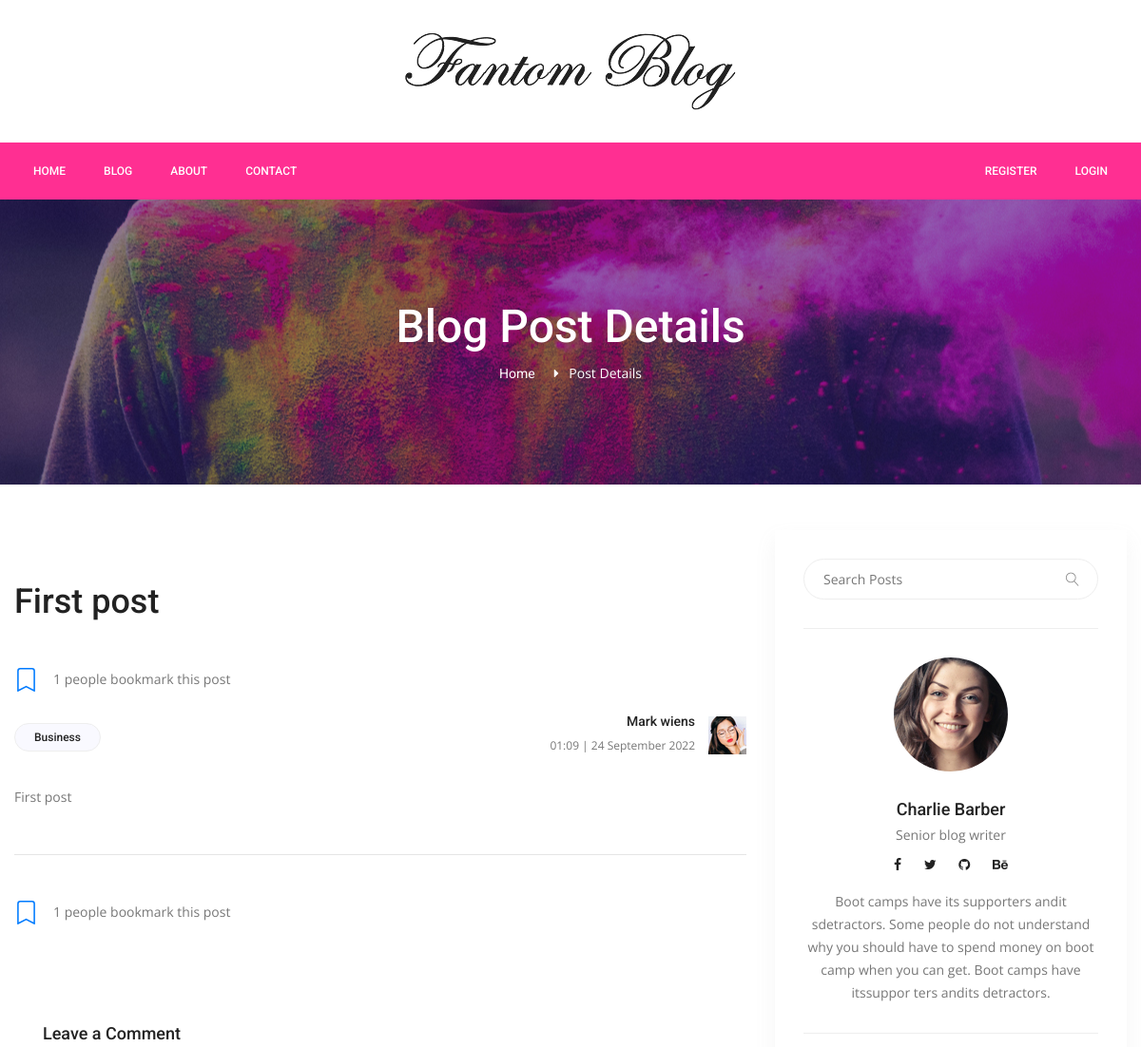
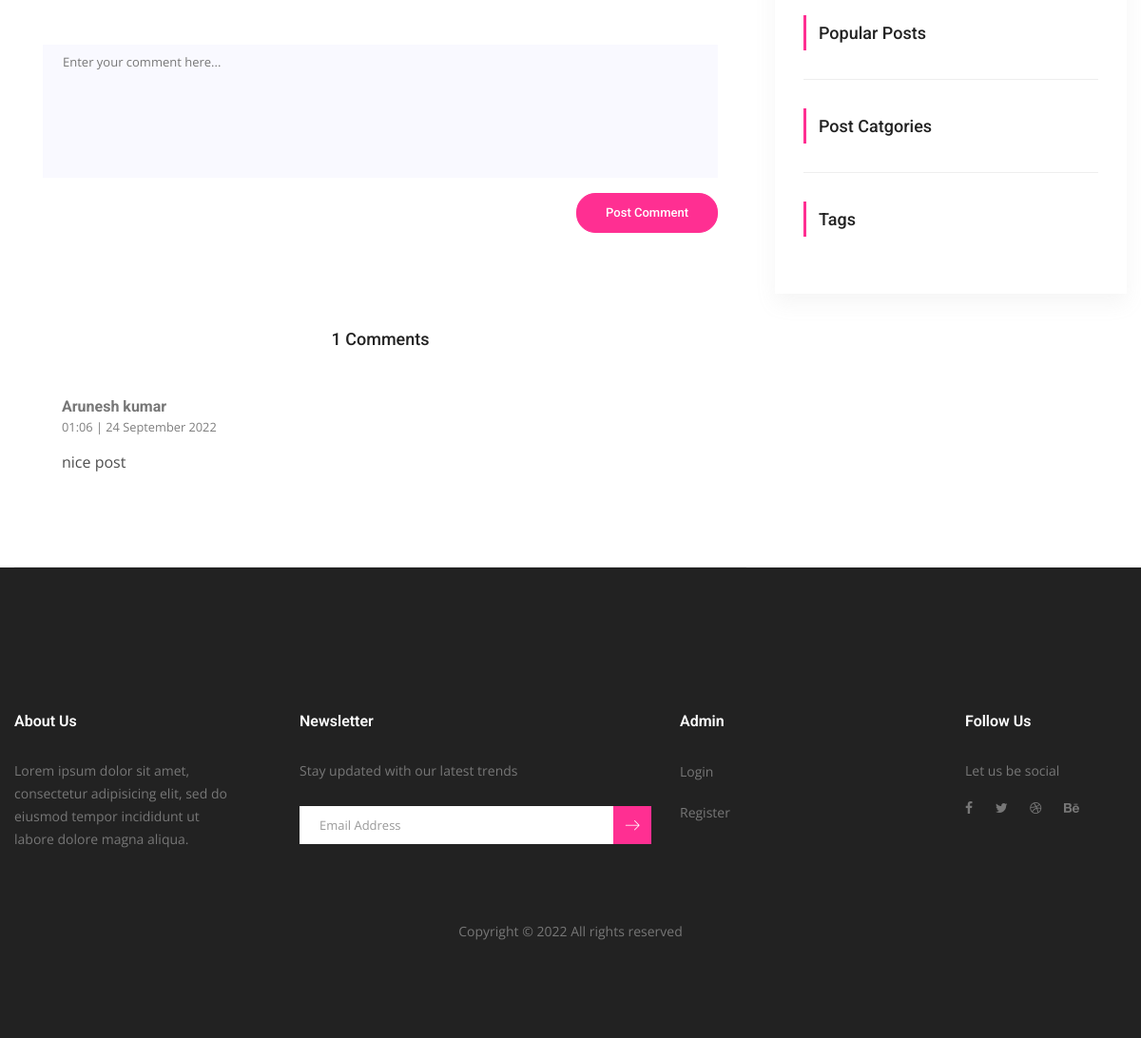
The page /post-detail/1 on the database its author committed (2 pictures, top to bottom).
### server.py (models this page shows)
class Post(db.Model):
    __tablename__ = "posts"
    id = db.Column(db.Integer, primary_key=True)
    title = db.Column(db.String(500), unique=True, nullable=False)
    subtitle = db.Column(db.String(500), nullable=False)
    description = db.Column(db.Text, nullable=False)
    image_url = db.Column(db.String(500), nullable=False)
    category = db.Column(db.String(250), nullable=False)
    tags = db.Column(db.String(500), nullable=False)
    total_view = db.Column(db.Integer, nullable=False)
    created_date = db.Column(db.String(250), nullable=False)
    updated_date = db.Column(db.String(250), nullable=False)
    post_info = db.relationship("Bookmark", back_populates="post")
    comment_post_info = db.relationship("Comment", back_populates="post")

class Comment(db.Model):
    __tablename__ = "comments"
    id = db.Column(db.Integer, primary_key=True)
    text_comment = db.Column(db.Text, nullable=False)
    date_comment = db.Column(db.String(250), default=dt.now().strftime("%H:%M | %d %B %Y"), nullable=False)
    user_id = db.Column(db.Integer, ForeignKey('users.id'))
    user = db.relationship("User", back_populates="comment_info")
    post_id = db.Column(db.Integer, ForeignKey('posts.id'))
    post = db.relationship("Post", back_populates="comment_post_info")

class User(UserMixin, db.Model):
    __tablename__ = 'users'
    id = db.Column(db.Integer, primary_key=True)
    admin = db.Column(db.Boolean, default=False, nullable=False)
    active = db.Column(db.Boolean, default=True, nullable=False)
    secret_key = db.Column(db.String(250), default=uuid.uuid4().hex, nullable=False)
    created_date = db.Column(db.String(250), nullable=False)
    last_login = db.Column(db.String(250), nullable=False)
    firstName = db.Column(db.String(250), nullable=False)
    lastName = db.Column(db.String(250), nullable=False)
    email = db.Column(db.String(250), unique=True, nullable=False)
    phone = db.Column(db.String(15), unique=True, nullable=False)
    profile_image = db.Column(db.String(500), nullable=False)
    password = db.Column(db.String(250), nullable=False)
    contacts_info = db.relationship("Contact", back_populates="user")
    bookmark_info = db.relationship("Bookmark", back_populates="user")
    comment_info = db.relationship("Comment", back_populates="user")

### server.py (the view, shortened to what this page needs)
@app.route("/post-detail/<int:post_id>", methods=["GET","POST"])
def post_detail(post_id):
    post = Post.query.get(post_id)
    post.total_view += 1
    db.session.add(post)
    db.session.commit()
    search = request.args.get("search")
    if search != None:
        search_posts = Post.query.filter(Post.title.contains(search)).all()
        return render_template("blog/pages/search.html", path=request.path, posts=search_posts, sidebar=sidebar, logged_in=current_user.is_authenticated)
    category = request.args.get("category")
    if category != None:
        category_posts = Post.query.filter_by(category=category).all()
        return render_template("blog/pages/search.html", path=request.path, posts=category_posts, sidebar=sidebar, logged_in=current_user.is_authenticated)
    query_tag = request.args.get("tag")
    saved = True
    total_bookmark = 0
    if current_user.is_authenticated != True:
        saved = False
    if current_user.is_authenticated == True:
        bookmark = Bookmark.query.filter_by(user_id=current_user.id, post_id=post.id).first()
        if bookmark == None:
            saved = False
    count_bookmark = Bookmark.query.filter_by(post_id=post_id).all()
    total_bookmark = len(count_bookmark)
    comments = Comment.query.order_by(Comment.date_comment).filter_by(post_id=post_id).all()
    return render_template("blog/pages/post-detail.html", post=post, sidebar=sidebar, logged_in=current_user.is_authenticated, saved=saved, total_bookmark=total_bookmark, comments=comments, total_comments=len(comments), user=current_user)

### templates/blog/pages/post-detail.html (shortened to what this page needs)
{% extends "blog/layouts/base.html" %}
{% block content %}
<section class="banner_area">
  <div class="banner_inner d-flex align-items-center">
    <div
      class="overlay bg-parallax"
      data-stellar-ratio="0.9"
      data-stellar-vertical-offset="0"
      data-background=""
    ></div>
    <div class="container">
      <div class="banner_content text-center">
        <h2>Blog Post Details</h2>
        <div class="page_link">
          <a href="{{ url_for('home') }}">Home</a>
          <span style="color: white">Post Details</span>
        </div>
      </div>
    </div>
  </div>
</section>
<section class="blog_area pt-5 single-post-area">
  <div class="container">
    <div class="row">
      <div class="col-lg-8">
        <div class="main_blog_details">
          <a href="#"><h4>{{ post.title }}</h4></a>
          <div class="post-bookmark">
            <div>
              <a href="{{ url_for('bookmark', post_id=post.id) }}">
              </a>
            </div>
            <div>{{ total_bookmark }} people bookmark this post</div>
          </div>
          <div class="user_details">
            <div class="float-left">
              <a href="#">{{ post.category }}</a>
            </div>
            <div class="float-right">
              <div class="media">
                <div class="media-body">
                  <h5>Mark wiens</h5>
                  <p>{{ post.updated_date }}</p>
                </div>
                <div class="d-flex">
                  <img
                    src="{{ url_for('static', filename='img/blog/user-img.jpg') }}"
                    alt=""
                  />
                </div>
              </div>
            </div>
          </div>
          <div class="post-desc-img">{{ post.description | safe }}</div>
          <hr class="mt-5" />
          <div class="post-bookmark">
            <div>
              <a href="{{ url_for('bookmark', post_id=post.id) }}">
              </a>
            </div>
            <div>{{ total_bookmark }} people bookmark this post</div>
          </div>
        </div>
        <div class="comment-form">
          <h4>Leave a Comment</h4>
          <form method="POST">
            <div class="form-group">
              <textarea
                class="form-control mb-10"
                rows="5"
                name="comment"
                placeholder="Enter your comment here..."
                required
              ></textarea>
            </div>
            <button type="submit" class="primary-btn submit_btn">
              Post Comment
            </button>
          </form>
        </div>
        <div class="comments-area">
          <h4>{{ total_comments }} Comments</h4>
          <div class="comment-list">
            {% for comment in comments %}
            <div
              class="single-comment justify-content-between d-flex"
              style="margin: 2rem 0 3rem"
            >
              <div class="user justify-content-between d-flex">
                <div class="desc">
                  <h5>
                    {{ comment.user.firstName }} {{ comment.user.lastName }}
                  </h5>
                  <p
                    class="date"
                    style="color: rgb(126, 126, 126); font-size: 0.8rem"
                  >
                    {{ comment.date_comment }}
                  </p>
                  <p
                    class="comment"
                    style="color: rgb(78, 78, 78); font-size: 1rem"
                  >
                    {{ comment.text_comment }}
                  </p>
                </div>
              </div>
            </div>
            {% endfor %}
          </div>
        </div>
      </div>
      <div class="col-lg-4">{% include 'blog/include/sidebar.html' %}</div>
    </div>
  </div>
</section>
{% endblock %}

### static/css/arunesh.css (style rules this page uses)
.post-bookmark { display: flex; gap: 1rem; margin: 3rem 0 1rem; }

### rows shown on the page
Post: title "First post", category "Business", updated_date "01:09 | 24 September 2022", description "First post"
Comment: user.firstName "Arunesh", user.lastName "kumar", date_comment "01:06 | 24 September 2022", text_comment "nice post"

### other values the page prints
{{ total_bookmark }} "1"
{{ total_comments }} "1"
